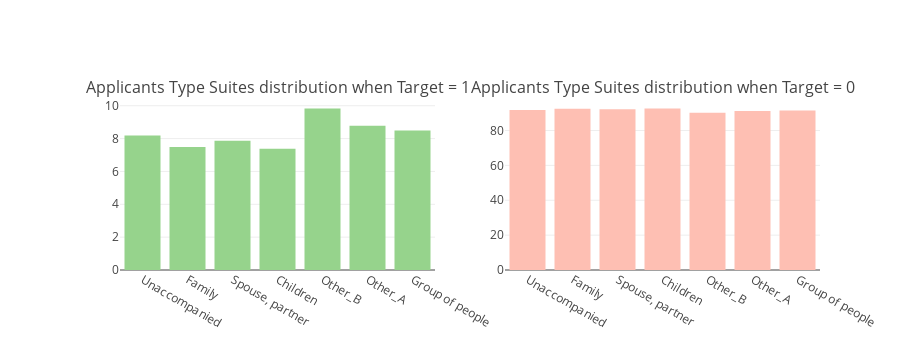

The notebook cell saved with this chart:
### Markdown cell above
> Top 3 Type Suites which applies for loan are the houses which are:  
    - Unaccompanined (about 248K applicants) 
    - Family (about 40K applicants)  
    - Spouse, partner (about 11K applicants)    
> The income type of people who applies for loan include about 8 categroes, top ones are : 
    - Working Class (158K)
    - Commercial Associate (71K)
    - Pensiner (55K)

### <a id="2.6.1">2.6.1 How does Target Varies with Suite and Income Type of Applicants </a>

### Code cell
tr1, tr2 = gp('NAME_TYPE_SUITE', 'Applicants Type Suites which repayed the loan')
fig = tools.make_subplots(rows=1, cols=2, print_grid=False, 
                          subplot_titles = ["Applicants Type Suites distribution when Target = 1", "Applicants Type Suites distribution when Target = 0"])
fig.append_trace(tr1, 1, 1);
fig.append_trace(tr2, 1, 2);
fig['layout'].update(height=350, showlegend=False, margin=dict(l=120));
iplot(fig);


tr1, tr2 = gp('NAME_INCOME_TYPE', 'Applicants Income Types which repayed the loan')
fig = tools.make_subplots(rows=1, cols=2, print_grid=False, 
                          subplot_titles = ["Applicants Income Types when Target = 1", "Applicants Income Type When Target = 0"])
fig.append_trace(tr1, 1, 1);
fig.append_trace(tr2, 1, 2);
fig['layout'].update(height=350, showlegend=False, margin=dict(l=120));
iplot(fig);

### Figure 1 — Plotly figure (JSON) as saved in the notebook; plotly's stock layout.template omitted (floating-point values rounded to 4 significant figures)
{"data": [{"marker": {"color": "#96D38C"}, "name": "Target : 1", "type": "bar", "uid": "2cd62f68-959c-11e8-8f1e-343dc4786be4", "x": ["Unaccompanied", "Family", "Spouse, partner", "Children", "Other_B", "Other_A", "Group of people"], "xaxis": "x", "y": [8.183, 7.495, 7.872, 7.377, 9.831, 8.776, 8.487], "yaxis": "y"}, {"marker": {"color": "#FEBFB3"}, "name": "Target : 0", "type": "bar", "uid": "2cd62f69-959c-11e8-90d3-343dc4786be4", "x": ["Unaccompanied", "Family", "Spouse, partner", "Children", "Other_B", "Other_A", "Group of people"], "xaxis": "x2", "y": [91.82, 92.51, 92.13, 92.62, 90.17, 91.22, 91.51], "yaxis": "y2"}], "layout": {"annotations": [{"font": {"size": 16}, "showarrow": false, "text": "Applicants Type Suites distribution when Target = 1", "x": 0.225, "xanchor": "center", "xref": "paper", "y": 1, "yanchor": "bottom", "yref": "paper"}, {"font": {"size": 16}, "showarrow": false, "text": "Applicants Type Suites distribution when Target = 0", "x": 0.775, "xanchor": "center", "xref": "paper", "y": 1, "yanchor": "bottom", "yref": "paper"}], "height": 350, "margin": {"l": 120}, "showlegend": false, "xaxis": {"anchor": "y", "domain": [0, 0.45]}, "xaxis2": {"anchor": "y2", "domain": [0.55, 1]}, "yaxis": {"anchor": "x", "domain": [0, 1]}, "yaxis2": {"anchor": "x2", "domain": [0, 1]}}}
